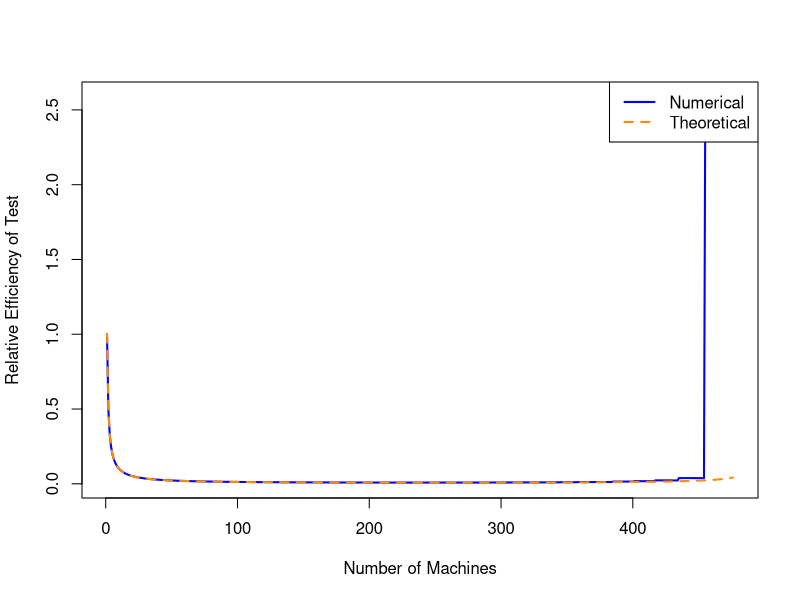
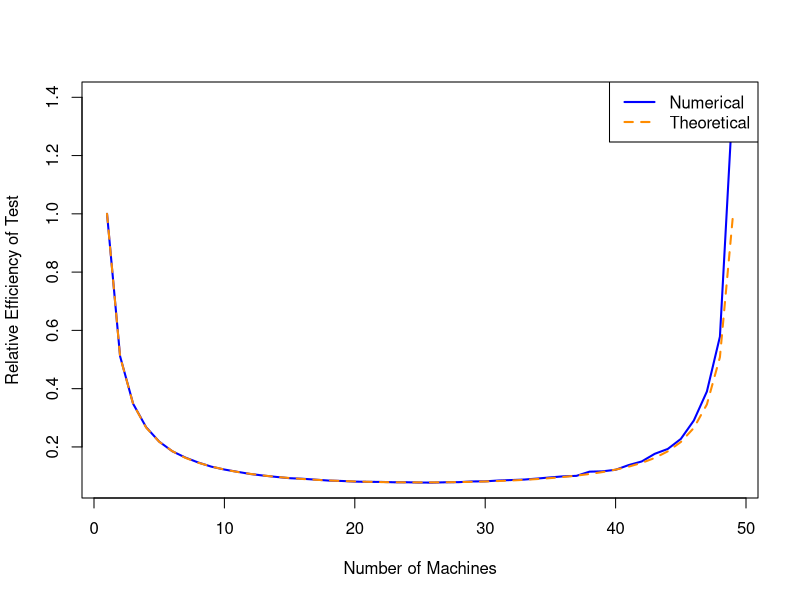
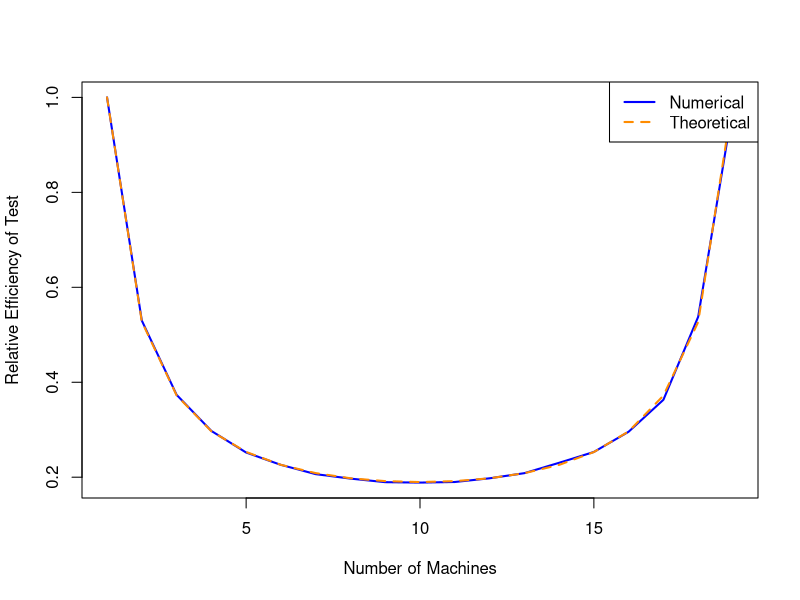

The R source for these figures, in order: (Note: a time limit stopped this script after it produced the figures.)
library(pracma)

N = 10000
p_arr = c(20, 200, 500, 1000)
#p_arr = c(10, 20, 50, 100)
L = length(p_arr)

for (l in 1:L) {
  p = p_arr[l]
  gamma = p/N
  
  #create a test covariance matrix
  set.seed(12345)
  v = runif(p) + 1
  Sigma = diag(v)
  iSigma = solve(Sigma)
  
  #generate a random matrix with prescribed covariance matrix
  data = rnorm(N*p, 0, 1)
  X = matrix(data, N, p) %*% pracma::sqrtm(Sigma)$B
  X_bar = colMeans(X)
  
  #find the full-sample T^2 statistics
  Sigma_h = t(X) %*% X / N
  iSigma_h = solve(Sigma_h)
  T2 = (N-1) * t(X_bar) %*% iSigma_h %*% X_bar

  #find the distributed-sample T^2 statistics
  K = floor(N/(p+1))
  dist_iSigma_h = list()
  dist_T2 = rep(0, length = K)
  
  for (k in 1:K) {
    n = floor(N/k)
    Sigma_h_k = list()
    iSigma_h_k = list()
    dist_iSigma_h[[k]] = matrix(0, p, p)
    X_bar_k = list()
 
    for (j in 1:k) {
      Sigma_h_k[[j]] = t(X[((j-1)*n+1):(j*n), ]) %*% X[((j-1)*n+1):(j*n), ] / n
      iSigma_h_k[[j]] = solve(Sigma_h_k[[j]])
      dist_iSigma_h[[k]] = dist_iSigma_h[[k]] + iSigma_h_k[[j]] / k
    }
    for (i in 1:k) {
      X_bar_k[[i]] = colMeans(X[((i-1)*n+1):(i*n), ])
      #dist_T2[k] = dist_T2[k] + (n-1)/k * t(X_bar_k[[i]]) %*% iSigma_h_k[[i]] %*% X_bar_k[[i]]
      dist_T2[k] = dist_T2[k] + (n-1)/k * t(X_bar) %*% iSigma_h_k[[i]] %*% X_bar
    }

  }
  
  #calculate and print relative efficieny
  re = c()
  re_th = c()
  for (k in 1:K) {
    re[k] =  dist_T2[k] / T2
    re_th[k] = (N-k)*(N-p) / (k*(N-1)*(N-k*p))
    print(c(p, k, re[k], re_th[k]))
  }
  
  #plot: relative efficieny of hypothesis test ~ number of machines
  plot(1:K, re, type = "l", lwd = 2, col = "blue", xlab = "Number of Machines", 
       ylab = "Relative Efficiency of Test") 
  lines(1:K, re_th, lty = 2, lwd = 2, col = "darkorange")
  legend("topright", legend=c("Numerical","Theoretical"), lty=c(1,2), lwd = c(2,2), 
         col=c("blue","darkorange"))
  
}

#------------------------------------------------
N = 10000
p_arr = c(20, 200, 500, 1000)
L = length(p_arr)

for (l in 1:L) {
  p = p_arr[l]
  K = floor(N/(p+1))
  re_loss_th = c()
  for (k in 1:K) {
    re_loss_th[k] = (N-k)*(N-p) / (k*(N-1)*(N-k*p))
    print(re_loss_th[k])
  }
  plot(1:K, re_loss_th, type = "l") 
}
